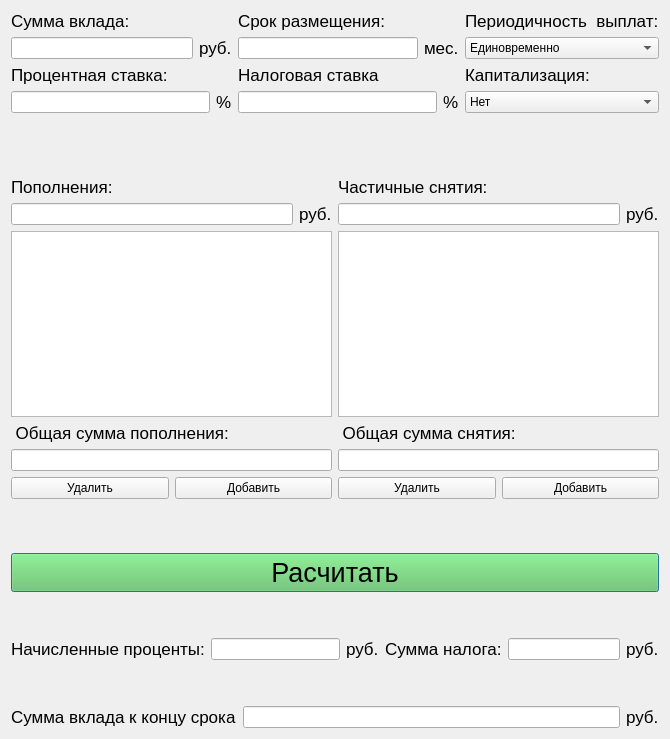
<?xml version="1.0" encoding="UTF-8"?>
<ui version="4.0">
 <class>debit</class>
 <widget class="QDialog" name="debit">
  <property name="geometry">
   <rect>
    <x>0</x>
    <y>0</y>
    <width>670</width>
    <height>739</height>
   </rect>
  </property>
  <property name="windowTitle">
   <string>Dialog</string>
  </property>
  <layout class="QGridLayout" name="gridLayout_3">
   <item row="0" column="0">
    <layout class="QGridLayout" name="gridLayout_2">
     <item row="7" column="4" colspan="3">
      <layout class="QHBoxLayout" name="horizontalLayout_2">
       <item>
        <widget class="QLabel" name="label_10">
         <property name="font">
          <font>
           <pointsize>13</pointsize>
          </font>
         </property>
         <property name="text">
          <string>Сумма налога:</string>
         </property>
        </widget>
       </item>
       <item>
        <widget class="QLineEdit" name="lineEdit_tax_sum">
         <property name="readOnly">
          <bool>true</bool>
         </property>
        </widget>
       </item>
       <item>
        <widget class="QLabel" name="label_13">
         <property name="font">
          <font>
           <pointsize>13</pointsize>
          </font>
         </property>
         <property name="text">
          <string>руб.</string>
         </property>
        </widget>
       </item>
      </layout>
     </item>
     <item row="0" column="0" rowspan="2" colspan="7">
      <layout class="QGridLayout" name="gridLayout">
       <item row="0" column="0">
        <layout class="QHBoxLayout" name="horizontalLayout_8">
         <item>
          <layout class="QVBoxLayout" name="verticalLayout">
           <item>
            <widget class="QLabel" name="label_17">
             <property name="font">
              <font>
               <pointsize>13</pointsize>
              </font>
             </property>
             <property name="text">
              <string>Сумма вклада:</string>
             </property>
            </widget>
           </item>
           <item>
            <layout class="QHBoxLayout" name="horizontalLayout_4">
             <item>
              <widget class="QLineEdit" name="lineEdit_sum_dep"/>
             </item>
             <item>
              <widget class="QLabel" name="label_18">
               <property name="font">
                <font>
                 <pointsize>13</pointsize>
                </font>
               </property>
               <property name="text">
                <string>руб.</string>
               </property>
              </widget>
             </item>
            </layout>
           </item>
          </layout>
         </item>
         <item>
          <layout class="QVBoxLayout" name="verticalLayout_2">
           <item>
            <widget class="QLabel" name="label_2">
             <property name="font">
              <font>
               <pointsize>13</pointsize>
              </font>
             </property>
             <property name="text">
              <string>Срок размещения:</string>
             </property>
            </widget>
           </item>
           <item>
            <layout class="QHBoxLayout" name="horizontalLayout_5">
             <item>
              <widget class="QLineEdit" name="lineEdit_period"/>
             </item>
             <item>
              <widget class="QLabel" name="label_19">
               <property name="font">
                <font>
                 <pointsize>13</pointsize>
                </font>
               </property>
               <property name="text">
                <string>мес.</string>
               </property>
              </widget>
             </item>
            </layout>
           </item>
          </layout>
         </item>
        </layout>
       </item>
       <item row="0" column="1">
        <layout class="QVBoxLayout" name="verticalLayout_5">
         <item>
          <widget class="QLabel" name="label_5">
           <property name="font">
            <font>
             <pointsize>13</pointsize>
            </font>
           </property>
           <property name="text">
            <string>Периодичность  выплат:</string>
           </property>
          </widget>
         </item>
         <item>
          <widget class="QComboBox" name="comboBox_peiod_of_pay">
           <item>
            <property name="text">
             <string>Единовременно</string>
            </property>
           </item>
           <item>
            <property name="text">
             <string>Ежемесячно</string>
            </property>
           </item>
          </widget>
         </item>
        </layout>
       </item>
       <item row="1" column="0">
        <layout class="QHBoxLayout" name="horizontalLayout_9">
         <item>
          <layout class="QVBoxLayout" name="verticalLayout_3">
           <item>
            <widget class="QLabel" name="label_3">
             <property name="font">
              <font>
               <pointsize>13</pointsize>
              </font>
             </property>
             <property name="text">
              <string>Процентная ставка:</string>
             </property>
            </widget>
           </item>
           <item>
            <layout class="QHBoxLayout" name="horizontalLayout_6">
             <item>
              <widget class="QLineEdit" name="lineEdit_rate"/>
             </item>
             <item>
              <widget class="QLabel" name="label_20">
               <property name="font">
                <font>
                 <pointsize>13</pointsize>
                </font>
               </property>
               <property name="text">
                <string>%</string>
               </property>
              </widget>
             </item>
            </layout>
           </item>
          </layout>
         </item>
         <item>
          <layout class="QVBoxLayout" name="verticalLayout_4">
           <item>
            <widget class="QLabel" name="label_4">
             <property name="font">
              <font>
               <pointsize>13</pointsize>
              </font>
             </property>
             <property name="text">
              <string>Налоговая ставка</string>
             </property>
            </widget>
           </item>
           <item>
            <layout class="QHBoxLayout" name="horizontalLayout_7">
             <item>
              <widget class="QLineEdit" name="lineEdit_tax"/>
             </item>
             <item>
              <widget class="QLabel" name="label_21">
               <property name="font">
                <font>
                 <pointsize>13</pointsize>
                </font>
               </property>
               <property name="text">
                <string>%</string>
               </property>
              </widget>
             </item>
            </layout>
           </item>
          </layout>
         </item>
        </layout>
       </item>
       <item row="1" column="1">
        <layout class="QVBoxLayout" name="verticalLayout_6">
         <item>
          <widget class="QLabel" name="label_6">
           <property name="font">
            <font>
             <pointsize>13</pointsize>
            </font>
           </property>
           <property name="text">
            <string>Капитализация:</string>
           </property>
          </widget>
         </item>
         <item>
          <widget class="QComboBox" name="comboBox_capital">
           <item>
            <property name="text">
             <string>Нет</string>
            </property>
           </item>
           <item>
            <property name="text">
             <string>Ежемесячно</string>
            </property>
           </item>
          </widget>
         </item>
        </layout>
       </item>
      </layout>
     </item>
     <item row="8" column="4">
      <spacer name="verticalSpacer_8">
       <property name="orientation">
        <enum>Qt::Vertical</enum>
       </property>
       <property name="sizeType">
        <enum>QSizePolicy::Minimum</enum>
       </property>
       <property name="sizeHint" stdset="0">
        <size>
         <width>20</width>
         <height>40</height>
        </size>
       </property>
      </spacer>
     </item>
     <item row="9" column="0" colspan="7">
      <layout class="QHBoxLayout" name="horizontalLayout_3">
       <item>
        <widget class="QLabel" name="label_11">
         <property name="font">
          <font>
           <pointsize>13</pointsize>
          </font>
         </property>
         <property name="text">
          <string>Сумма вклада к концу срока</string>
         </property>
        </widget>
       </item>
       <item>
        <widget class="QLineEdit" name="lineEdit_total_sum_dep">
         <property name="readOnly">
          <bool>true</bool>
         </property>
        </widget>
       </item>
       <item>
        <widget class="QLabel" name="label_14">
         <property name="font">
          <font>
           <pointsize>13</pointsize>
          </font>
         </property>
         <property name="text">
          <string>руб.</string>
         </property>
        </widget>
       </item>
      </layout>
     </item>
     <item row="4" column="5" colspan="2">
      <spacer name="verticalSpacer_6">
       <property name="orientation">
        <enum>Qt::Vertical</enum>
       </property>
       <property name="sizeType">
        <enum>QSizePolicy::Minimum</enum>
       </property>
       <property name="sizeHint" stdset="0">
        <size>
         <width>20</width>
         <height>48</height>
        </size>
       </property>
      </spacer>
     </item>
     <item row="7" column="0" colspan="4">
      <layout class="QHBoxLayout" name="horizontalLayout">
       <item>
        <widget class="QLabel" name="label">
         <property name="font">
          <font>
           <pointsize>13</pointsize>
          </font>
         </property>
         <property name="text">
          <string>Начисленные проценты:</string>
         </property>
        </widget>
       </item>
       <item>
        <widget class="QLineEdit" name="lineEdit_percents">
         <property name="readOnly">
          <bool>true</bool>
         </property>
        </widget>
       </item>
       <item>
        <widget class="QLabel" name="label_12">
         <property name="font">
          <font>
           <pointsize>13</pointsize>
          </font>
         </property>
         <property name="text">
          <string>руб.</string>
         </property>
        </widget>
       </item>
      </layout>
     </item>
     <item row="8" column="2" colspan="2">
      <spacer name="verticalSpacer_3">
       <property name="orientation">
        <enum>Qt::Vertical</enum>
       </property>
       <property name="sizeType">
        <enum>QSizePolicy::Minimum</enum>
       </property>
       <property name="sizeHint" stdset="0">
        <size>
         <width>20</width>
         <height>40</height>
        </size>
       </property>
      </spacer>
     </item>
     <item row="5" column="0" colspan="7">
      <widget class="QPushButton" name="pushButton_calculate">
       <property name="font">
        <font>
         <pointsize>20</pointsize>
        </font>
       </property>
       <property name="styleSheet">
        <string notr="true">background-color: rgb(97, 197, 84);</string>
       </property>
       <property name="text">
        <string>Расчитать</string>
       </property>
      </widget>
     </item>
     <item row="6" column="5" colspan="2">
      <spacer name="verticalSpacer_7">
       <property name="orientation">
        <enum>Qt::Vertical</enum>
       </property>
       <property name="sizeType">
        <enum>QSizePolicy::Minimum</enum>
       </property>
       <property name="sizeHint" stdset="0">
        <size>
         <width>20</width>
         <height>40</height>
        </size>
       </property>
      </spacer>
     </item>
     <item row="3" column="0" colspan="7">
      <layout class="QHBoxLayout" name="horizontalLayout_14">
       <item>
        <layout class="QVBoxLayout" name="verticalLayout_12">
         <item>
          <layout class="QVBoxLayout" name="verticalLayout_10">
           <item>
            <widget class="QLabel" name="label_8">
             <property name="font">
              <font>
               <pointsize>13</pointsize>
              </font>
             </property>
             <property name="text">
              <string>Пополнения:</string>
             </property>
            </widget>
           </item>
           <item>
            <layout class="QHBoxLayout" name="horizontalLayout_12">
             <item>
              <widget class="QLineEdit" name="lineEdit_add"/>
             </item>
             <item>
              <widget class="QLabel" name="label_16">
               <property name="font">
                <font>
                 <pointsize>13</pointsize>
                </font>
               </property>
               <property name="text">
                <string>руб.</string>
               </property>
              </widget>
             </item>
            </layout>
           </item>
          </layout>
         </item>
         <item>
          <widget class="QListWidget" name="listWidget_add"/>
         </item>
         <item>
          <widget class="QLabel" name="label_22">
           <property name="font">
            <font>
             <pointsize>13</pointsize>
            </font>
           </property>
           <property name="text">
            <string> Общая сумма пополнения:</string>
           </property>
          </widget>
         </item>
         <item>
          <widget class="QLineEdit" name="lineEdit_add_all"/>
         </item>
         <item>
          <layout class="QVBoxLayout" name="verticalLayout_8">
           <item>
            <layout class="QHBoxLayout" name="horizontalLayout_10">
             <item>
              <widget class="QPushButton" name="pushButton_del">
               <property name="text">
                <string>Удалить</string>
               </property>
              </widget>
             </item>
             <item>
              <widget class="QPushButton" name="pushButton_add">
               <property name="text">
                <string>Добавить</string>
               </property>
              </widget>
             </item>
            </layout>
           </item>
          </layout>
         </item>
        </layout>
       </item>
       <item>
        <layout class="QVBoxLayout" name="verticalLayout_11">
         <item>
          <layout class="QVBoxLayout" name="verticalLayout_9">
           <item>
            <widget class="QLabel" name="label_9">
             <property name="font">
              <font>
               <pointsize>13</pointsize>
              </font>
             </property>
             <property name="text">
              <string>Частичные снятия:</string>
             </property>
            </widget>
           </item>
           <item>
            <layout class="QHBoxLayout" name="horizontalLayout_13">
             <item>
              <widget class="QLineEdit" name="lineEdit_del"/>
             </item>
             <item>
              <widget class="QLabel" name="label_15">
               <property name="font">
                <font>
                 <pointsize>13</pointsize>
                </font>
               </property>
               <property name="text">
                <string>руб.</string>
               </property>
              </widget>
             </item>
            </layout>
           </item>
          </layout>
         </item>
         <item>
          <widget class="QListWidget" name="listWidget_sub"/>
         </item>
         <item>
          <widget class="QLabel" name="label_23">
           <property name="font">
            <font>
             <pointsize>13</pointsize>
            </font>
           </property>
           <property name="text">
            <string> Общая сумма снятия:</string>
           </property>
          </widget>
         </item>
         <item>
          <widget class="QLineEdit" name="lineEdit_sub_all"/>
         </item>
         <item>
          <layout class="QVBoxLayout" name="verticalLayout_7">
           <item>
            <layout class="QHBoxLayout" name="horizontalLayout_11">
             <item>
              <widget class="QPushButton" name="pushButton_del_2">
               <property name="text">
                <string>Удалить</string>
               </property>
              </widget>
             </item>
             <item>
              <widget class="QPushButton" name="pushButton_add_2">
               <property name="text">
                <string>Добавить</string>
               </property>
              </widget>
             </item>
            </layout>
           </item>
          </layout>
         </item>
        </layout>
       </item>
      </layout>
     </item>
     <item row="6" column="1" colspan="2">
      <spacer name="verticalSpacer_2">
       <property name="orientation">
        <enum>Qt::Vertical</enum>
       </property>
       <property name="sizeType">
        <enum>QSizePolicy::Minimum</enum>
       </property>
       <property name="sizeHint" stdset="0">
        <size>
         <width>20</width>
         <height>40</height>
        </size>
       </property>
      </spacer>
     </item>
     <item row="4" column="3">
      <spacer name="verticalSpacer">
       <property name="orientation">
        <enum>Qt::Vertical</enum>
       </property>
       <property name="sizeType">
        <enum>QSizePolicy::Minimum</enum>
       </property>
       <property name="sizeHint" stdset="0">
        <size>
         <width>20</width>
         <height>48</height>
        </size>
       </property>
      </spacer>
     </item>
     <item row="2" column="0">
      <spacer name="verticalSpacer_4">
       <property name="orientation">
        <enum>Qt::Vertical</enum>
       </property>
       <property name="sizeType">
        <enum>QSizePolicy::Minimum</enum>
       </property>
       <property name="sizeHint" stdset="0">
        <size>
         <width>20</width>
         <height>58</height>
        </size>
       </property>
      </spacer>
     </item>
    </layout>
   </item>
  </layout>
 </widget>
 <resources/>
 <connections/>
</ui>
